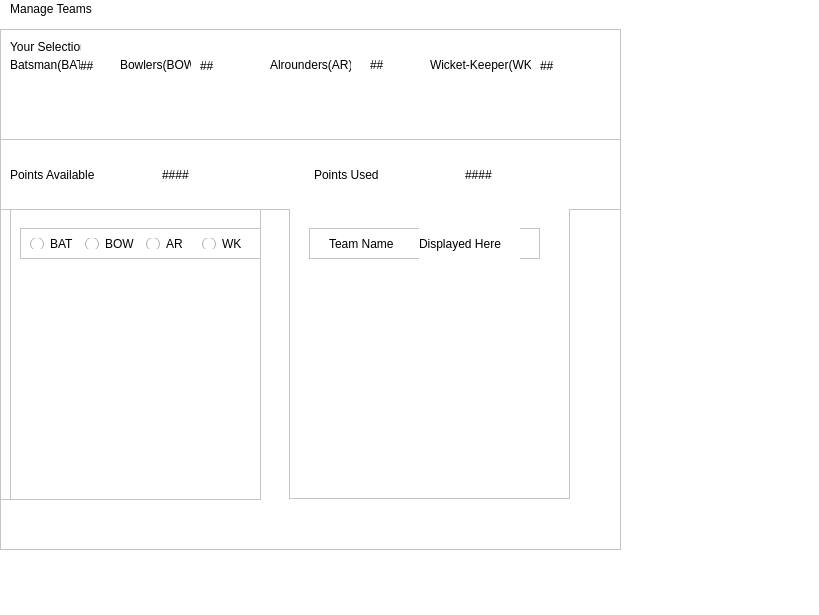
<?xml version="1.0" encoding="UTF-8"?>
<ui version="4.0">
 <class>MainWindow</class>
 <widget class="QMainWindow" name="MainWindow">
  <property name="geometry">
   <rect>
    <x>0</x>
    <y>0</y>
    <width>819</width>
    <height>615</height>
   </rect>
  </property>
  <property name="windowTitle">
   <string>MainWindow</string>
  </property>
  <property name="styleSheet">
   <string notr="true">background-color: rgb(255, 255, 255);</string>
  </property>
  <widget class="QWidget" name="centralwidget">
   <widget class="QFrame" name="frame">
    <property name="geometry">
     <rect>
      <x>0</x>
      <y>10</y>
      <width>621</width>
      <height>111</height>
     </rect>
    </property>
    <property name="styleSheet">
     <string notr="true">background-color: rgb(255, 255, 255);</string>
    </property>
    <property name="frameShape">
     <enum>QFrame::StyledPanel</enum>
    </property>
    <property name="frameShadow">
     <enum>QFrame::Raised</enum>
    </property>
    <widget class="QLabel" name="ys">
     <property name="geometry">
      <rect>
       <x>10</x>
       <y>10</y>
       <width>71</width>
       <height>16</height>
      </rect>
     </property>
     <property name="text">
      <string>Your Selections</string>
     </property>
    </widget>
    <widget class="QLabel" name="bat">
     <property name="geometry">
      <rect>
       <x>10</x>
       <y>26</y>
       <width>71</width>
       <height>20</height>
      </rect>
     </property>
     <property name="text">
      <string>Batsman(BAT)</string>
     </property>
    </widget>
    <widget class="QLabel" name="bat1">
     <property name="geometry">
      <rect>
       <x>80</x>
       <y>30</y>
       <width>47</width>
       <height>13</height>
      </rect>
     </property>
     <property name="styleSheet">
      <string notr="true"/>
     </property>
     <property name="text">
      <string>##</string>
     </property>
    </widget>
    <widget class="QLabel" name="bow">
     <property name="geometry">
      <rect>
       <x>120</x>
       <y>26</y>
       <width>71</width>
       <height>20</height>
      </rect>
     </property>
     <property name="text">
      <string>Bowlers(BOW)</string>
     </property>
    </widget>
    <widget class="QLabel" name="bow1">
     <property name="geometry">
      <rect>
       <x>200</x>
       <y>30</y>
       <width>47</width>
       <height>13</height>
      </rect>
     </property>
     <property name="text">
      <string>##</string>
     </property>
    </widget>
    <widget class="QLabel" name="ar">
     <property name="geometry">
      <rect>
       <x>270</x>
       <y>20</y>
       <width>81</width>
       <height>31</height>
      </rect>
     </property>
     <property name="text">
      <string>Alrounders(AR)</string>
     </property>
    </widget>
    <widget class="QLabel" name="ar1">
     <property name="geometry">
      <rect>
       <x>370</x>
       <y>20</y>
       <width>21</width>
       <height>31</height>
      </rect>
     </property>
     <property name="text">
      <string>##</string>
     </property>
    </widget>
    <widget class="QLabel" name="wk">
     <property name="geometry">
      <rect>
       <x>430</x>
       <y>20</y>
       <width>101</width>
       <height>31</height>
      </rect>
     </property>
     <property name="text">
      <string>Wicket-Keeper(WK)</string>
     </property>
    </widget>
    <widget class="QLabel" name="wk1">
     <property name="geometry">
      <rect>
       <x>540</x>
       <y>30</y>
       <width>47</width>
       <height>13</height>
      </rect>
     </property>
     <property name="text">
      <string>##</string>
     </property>
    </widget>
   </widget>
   <widget class="QFrame" name="frame_2">
    <property name="geometry">
     <rect>
      <x>0</x>
      <y>120</y>
      <width>621</width>
      <height>71</height>
     </rect>
    </property>
    <property name="styleSheet">
     <string notr="true">background-color: rgb(255, 255, 255);</string>
    </property>
    <property name="frameShape">
     <enum>QFrame::StyledPanel</enum>
    </property>
    <property name="frameShadow">
     <enum>QFrame::Raised</enum>
    </property>
    <layout class="QHBoxLayout" name="horizontalLayout">
     <item>
      <widget class="QLabel" name="PA">
       <property name="text">
        <string>Points Available</string>
       </property>
      </widget>
     </item>
     <item>
      <widget class="QLabel" name="PA1">
       <property name="text">
        <string>####</string>
       </property>
      </widget>
     </item>
     <item>
      <widget class="QLabel" name="PU">
       <property name="text">
        <string>Points Used </string>
       </property>
      </widget>
     </item>
     <item>
      <widget class="QLabel" name="PU1">
       <property name="text">
        <string>####</string>
       </property>
      </widget>
     </item>
    </layout>
   </widget>
   <widget class="QWidget" name="horizontalLayoutWidget">
    <property name="geometry">
     <rect>
      <x>0</x>
      <y>190</y>
      <width>621</width>
      <height>341</height>
     </rect>
    </property>
    <layout class="QHBoxLayout" name="horizontalLayout_2">
     <item>
      <widget class="QFrame" name="frame_3">
       <property name="frameShape">
        <enum>QFrame::StyledPanel</enum>
       </property>
       <property name="frameShadow">
        <enum>QFrame::Raised</enum>
       </property>
       <widget class="QFrame" name="frame_4">
        <property name="geometry">
         <rect>
          <x>0</x>
          <y>0</y>
          <width>261</width>
          <height>291</height>
         </rect>
        </property>
        <property name="frameShape">
         <enum>QFrame::StyledPanel</enum>
        </property>
        <property name="frameShadow">
         <enum>QFrame::Raised</enum>
        </property>
        <widget class="QListWidget" name="listWidget">
         <property name="geometry">
          <rect>
           <x>10</x>
           <y>0</y>
           <width>251</width>
           <height>291</height>
          </rect>
         </property>
        </widget>
       </widget>
       <widget class="QFrame" name="frame_5">
        <property name="geometry">
         <rect>
          <x>289</x>
          <y>-1</y>
          <width>281</width>
          <height>291</height>
         </rect>
        </property>
        <property name="styleSheet">
         <string notr="true">border-color: rgb(10, 9, 9);</string>
        </property>
        <property name="frameShape">
         <enum>QFrame::StyledPanel</enum>
        </property>
        <property name="frameShadow">
         <enum>QFrame::Raised</enum>
        </property>
        <widget class="QListWidget" name="listWidget_2">
         <property name="geometry">
          <rect>
           <x>0</x>
           <y>0</y>
           <width>281</width>
           <height>291</height>
          </rect>
         </property>
         <property name="styleSheet">
          <string notr="true">border-color: rgb(0, 0, 0);</string>
         </property>
        </widget>
        <widget class="QFrame" name="frame_7">
         <property name="geometry">
          <rect>
           <x>20</x>
           <y>20</y>
           <width>231</width>
           <height>31</height>
          </rect>
         </property>
         <property name="styleSheet">
          <string notr="true">background-color: rgb(255, 255, 255);</string>
         </property>
         <property name="frameShape">
          <enum>QFrame::StyledPanel</enum>
         </property>
         <property name="frameShadow">
          <enum>QFrame::Raised</enum>
         </property>
         <widget class="QLabel" name="TN">
          <property name="geometry">
           <rect>
            <x>20</x>
            <y>5</y>
            <width>81</width>
            <height>21</height>
           </rect>
          </property>
          <property name="styleSheet">
           <string notr="true">font: 75 8pt &quot;MS Shell Dlg 2&quot;;</string>
          </property>
          <property name="text">
           <string>Team Name</string>
          </property>
         </widget>
         <widget class="QLabel" name="DH">
          <property name="geometry">
           <rect>
            <x>110</x>
            <y>0</y>
            <width>101</width>
            <height>31</height>
           </rect>
          </property>
          <property name="styleSheet">
           <string notr="true"/>
          </property>
          <property name="text">
           <string>Displayed Here</string>
          </property>
         </widget>
        </widget>
       </widget>
      </widget>
     </item>
    </layout>
   </widget>
   <widget class="QFrame" name="frame_6">
    <property name="geometry">
     <rect>
      <x>20</x>
      <y>209</y>
      <width>241</width>
      <height>31</height>
     </rect>
    </property>
    <property name="styleSheet">
     <string notr="true">background-color: rgb(255, 255, 255);</string>
    </property>
    <property name="frameShape">
     <enum>QFrame::StyledPanel</enum>
    </property>
    <property name="frameShadow">
     <enum>QFrame::Raised</enum>
    </property>
    <layout class="QHBoxLayout" name="horizontalLayout_3">
     <item>
      <widget class="QRadioButton" name="radioButton1">
       <property name="text">
        <string>BAT</string>
       </property>
      </widget>
     </item>
     <item>
      <widget class="QRadioButton" name="radioButton2">
       <property name="text">
        <string>BOW</string>
       </property>
      </widget>
     </item>
     <item>
      <widget class="QRadioButton" name="radioButton_4">
       <property name="text">
        <string>AR</string>
       </property>
      </widget>
     </item>
     <item>
      <widget class="QRadioButton" name="radioButton_5">
       <property name="text">
        <string>WK</string>
       </property>
      </widget>
     </item>
    </layout>
   </widget>
  </widget>
  <widget class="QMenuBar" name="menubar">
   <property name="geometry">
    <rect>
     <x>0</x>
     <y>0</y>
     <width>819</width>
     <height>21</height>
    </rect>
   </property>
   <widget class="QMenu" name="menuManage_Teams">
    <property name="title">
     <string>Manage Teams</string>
    </property>
    <addaction name="separator"/>
    <addaction name="actionNew_Team"/>
    <addaction name="separator"/>
    <addaction name="actionOpen_Team"/>
    <addaction name="separator"/>
    <addaction name="actionSave_Team"/>
    <addaction name="separator"/>
    <addaction name="actionEvaluate_Team"/>
   </widget>
   <addaction name="menuManage_Teams"/>
  </widget>
  <widget class="QStatusBar" name="statusbar"/>
  <action name="actionNew_Team">
   <property name="text">
    <string>New Team</string>
   </property>
  </action>
  <action name="actionOpen_Team">
   <property name="text">
    <string>Open Team</string>
   </property>
  </action>
  <action name="actionSave_Team">
   <property name="text">
    <string>Save Team</string>
   </property>
  </action>
  <action name="actionEvaluate_Team">
   <property name="text">
    <string>Evaluate Team</string>
   </property>
  </action>
 </widget>
 <resources/>
 <connections/>
</ui>
